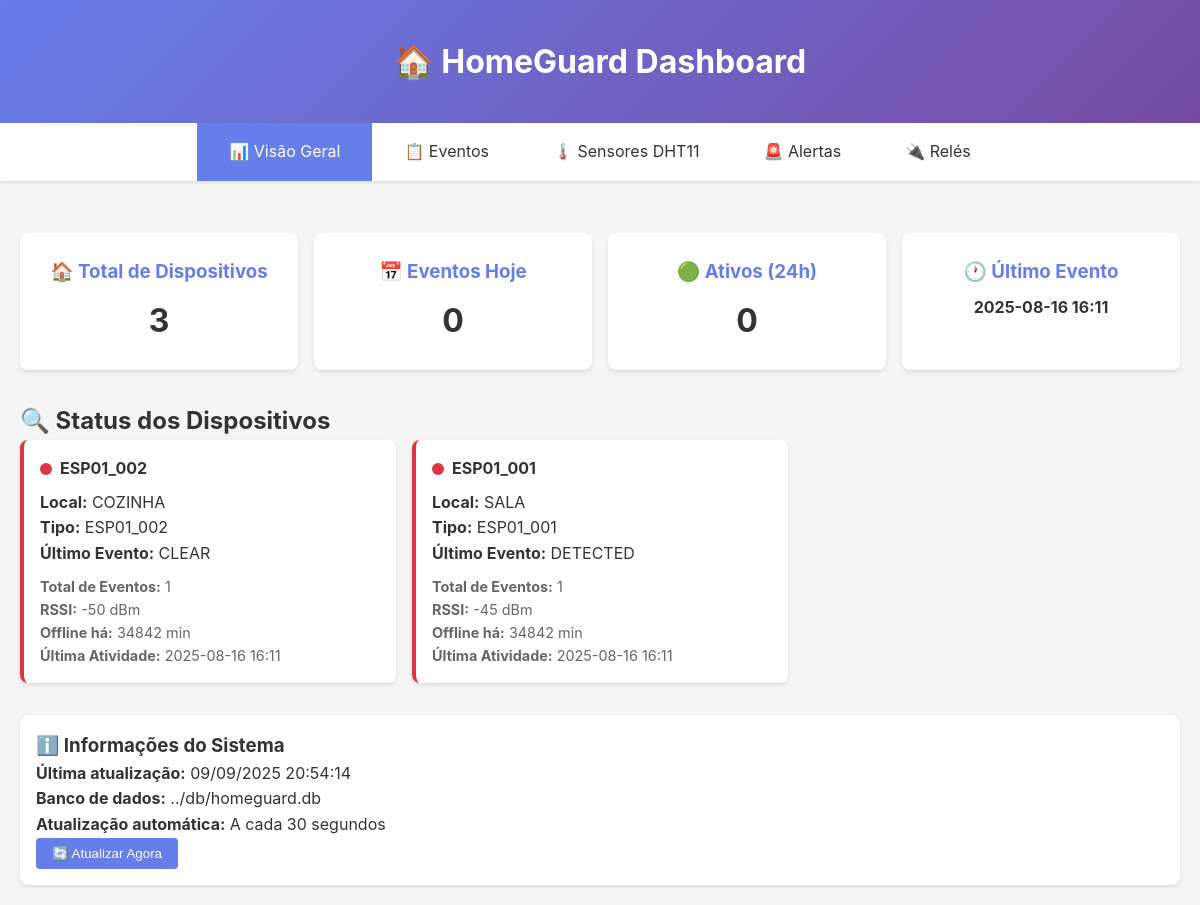
The page / on the database its author committed.
### tables this page shows
CREATE TABLE motion_sensors (
                id INTEGER PRIMARY KEY AUTOINCREMENT,
                sensor TEXT NOT NULL,
                event TEXT NOT NULL,
                device_id TEXT,
                location TEXT,
                rssi INTEGER,
                count INTEGER,
                duration INTEGER,
                timestamp_device TEXT,
                unix_timestamp INTEGER,
                timestamp_received TEXT NOT NULL,
                raw_payload TEXT,
                created_at DATETIME DEFAULT CURRENT_TIMESTAMP
            );

### web/homeguard_flask.py (the view)
@app.route('/')
def index():
    stats = dashboard.get_device_statistics()
    devices = dashboard.get_device_status()
    current_time = datetime.now().strftime('%d/%m/%Y %H:%M:%S')
    return render_template('index.html', stats=stats, devices=devices, current_time=current_time)

### web/homeguard_flask.py (called while the page is built)
    def get_db_connection(self):
        try:
            return sqlite3.connect(self.db_path)
        except Exception as e:
            print(f"Erro ao conectar ao banco: {e}")
            return None

### web/templates/index.html (shortened to what this page needs)
{% extends "base.html" %}
{% block content %}
<div class="metrics">
    <div class="metric-card">
        <h3>🏠 Total de Dispositivos</h3>
        <div class="value">{{ stats.total_devices or 0 }}</div>
    </div>
    <div class="metric-card">
        <h3>📅 Eventos Hoje</h3>
        <div class="value">{{ stats.events_today or 0 }}</div>
    </div>
    <div class="metric-card">
        <h3>🟢 Ativos (24h)</h3>
        <div class="value">{{ stats.active_devices_24h or 0 }}</div>
    </div>
    <div class="metric-card">
        <h3>🕐 Último Evento</h3>
        <div class="value" style="font-size: 1rem;">
            {% if stats.last_event and stats.last_event != 'Nenhum' %}
                {{ stats.last_event[:16] }}
            {% else %}
                Nunca
            {% endif %}
        </div>
    </div>
</div>
<h2>🔍 Status dos Dispositivos</h2>
{% if devices %}
<div class="device-grid">
    {% for device in devices %}
    <div class="device-card {{ device.status }}">
        <div class="device-status">
            <div class="status-dot {{ device.status }}"></div>
            <strong>{{ device.device_id }}</strong>
        </div>
        <div style="margin-bottom: 0.5rem;">
            <strong>Local:</strong> {{ device.location }}<br>
            <strong>Tipo:</strong> {{ device.sensor_type }}<br>
            <strong>Último Evento:</strong> {{ device.last_event }}
        </div>
        <div style="font-size: 0.9rem; color: #666;">
            <strong>Total de Eventos:</strong> {{ device.total_events }}<br>
            <strong>RSSI:</strong> {{ device.rssi }} dBm<br>
            {% if device.status == 'offline' %}
                <strong>Offline há:</strong> {{ device.minutes_offline }} min
            {% else %}
                <strong>Status:</strong> ✅ Online
            {% endif %}<br>
            <strong>Última Atividade:</strong> {{ device.last_seen[:16] if device.last_seen else 'Nunca' }}
        </div>
    </div>
    {% endfor %}
</div>
{% else %}
<div class="alert alert-info">
    📡 Nenhum dispositivo encontrado no sistema. Verifique se o banco de dados contém registros.
</div>
{% endif %}
<div style="margin-top: 2rem; padding: 1rem; background: white; border-radius: 8px; box-shadow: 0 2px 4px rgba(0,0,0,0.1);">
    <h3>ℹ️ Informações do Sistema</h3>
    <p><strong>Última atualização:</strong> {{ current_time }}</p>
    <p><strong>Banco de dados:</strong> ../db/homeguard.db</p>
    <p><strong>Atualização automática:</strong> A cada 30 segundos</p>
    <button class="btn" onclick="location.reload()">🔄 Atualizar Agora</button>
</div>
{% endblock %}

### web/templates/base.html (shortened to what this page needs)
<!DOCTYPE html>
<html lang="pt-BR">
<head>
</head>
<body>
    <div class="header">
        <div class="container">
            <h1>🏠 HomeGuard Dashboard</h1>
        </div>
    </div>
    <nav class="nav">
        <ul>
            <li><a href="/" class="{% if request.endpoint == 'index' %}active{% endif %}">📊 Visão Geral</a></li>
            <li><a href="/events" class="{% if request.endpoint == 'events' %}active{% endif %}">📋 Eventos</a></li>
            <li><a href="/sensors" class="{% if request.endpoint == 'sensors' %}active{% endif %}">🌡️ Sensores DHT11</a></li>
            <li><a href="/alerts" class="{% if request.endpoint == 'alerts_page' %}active{% endif %}">🚨 Alertas</a></li>
            <li><a href="/relays" class="{% if request.endpoint == 'relays' %}active{% endif %}">🔌 Relés</a></li>
        </ul>
    </nav>
    <div class="container">
        {% block content %}{% endblock %}
    </div>
</body>
</html>

### web/templates/base.html (style rules this page uses)
* { margin: 0; padding: 0; box-sizing: border-box; }
body { font-family: -apple-system, BlinkMacSystemFont, 'Segoe UI', Roboto, sans-serif; line-height: 1.6; color: #333; background-color: #f5f5f5; }
.container { max-width: 1200px; margin: 0 auto; padding: 20px; }
.header { background: linear-gradient(135deg, #667eea 0%, #764ba2 100%); color: white; padding: 1rem 0; box-shadow: 0 2px 4px rgba(0,0,0,0.1); }
.header h1 { text-align: center; margin: 0; }
.nav { background: white; padding: 0; box-shadow: 0 2px 4px rgba(0,0,0,0.1); margin-bottom: 2rem; }
.nav ul { list-style: none; display: flex; justify-content: center; flex-wrap: wrap; }
.nav li { margin: 0; }
.nav a { display: block; padding: 1rem 2rem; text-decoration: none; color: #333; transition: background-color 0.3s; }
.nav a.active { background-color: #667eea; color: white; }
.metrics { display: grid; grid-template-columns: repeat(auto-fit, minmax(250px, 1fr)); gap: 1rem; margin-bottom: 2rem; }
.metric-card { background: white; padding: 1.5rem; border-radius: 8px; box-shadow: 0 2px 4px rgba(0,0,0,0.1); text-align: center; }
.metric-card h3 { color: #667eea; margin-bottom: 0.5rem; }
.metric-card .value { font-size: 2rem; font-weight: bold; color: #333; }
.device-grid { display: grid; grid-template-columns: repeat(auto-fill, minmax(300px, 1fr)); gap: 1rem; margin-bottom: 2rem; }
.device-card { background: white; padding: 1rem; border-radius: 8px; box-shadow: 0 2px 4px rgba(0,0,0,0.1); border-left: 4px solid #ddd; }
.device-card.offline { border-left-color: #dc3545; }
.device-status { display: flex; align-items: center; gap: 0.5rem; margin-bottom: 0.5rem; }
.status-dot { width: 12px; height: 12px; border-radius: 50%; }
.status-dot.offline { background-color: #dc3545; }
.btn { display: inline-block; padding: 0.5rem 1rem; background-color: #667eea; color: white; text-decoration: none; border-radius: 4px; border: none; cursor: pointer; transition: background-color 0.3s; }

### rows shown on the page
motion_sensors: timestamp_received "2025-08-16 16:11", device_id "ESP01_002", location "COZINHA", sensor_type "ESP01_002", last_event "CLEAR", total_events "1", rssi "-50", minutes_offline "34842", last_seen "2025-08-16 16:11"
motion_sensors: device_id "ESP01_001", location "SALA", sensor_type "ESP01_001", last_event "DETECTED", total_events "1", rssi "-45", minutes_offline "34842", last_seen "2025-08-16 16:11"

### other values the page prints
{{ stats.total_devices or 0 }} "3"
{{ stats.events_today or 0 }} "0"
{{ stats.active_devices_24h or 0 }} "0"
